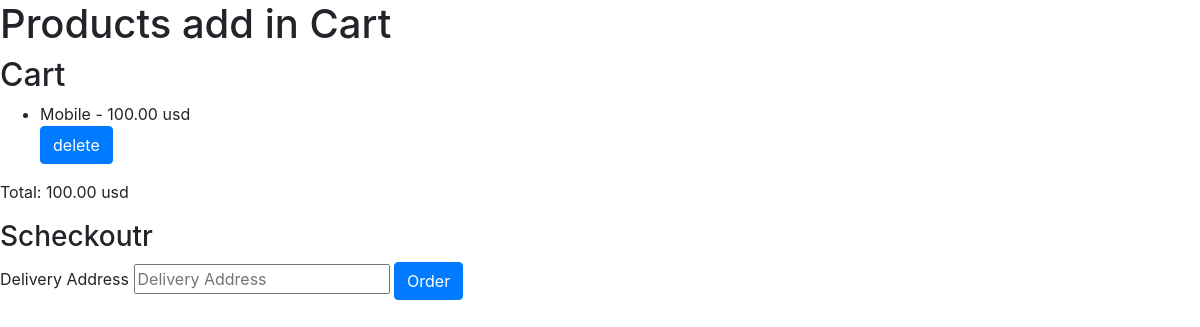
/card/ (signed in), run on the app's committed database.
### users/models.py (models this page shows, shortened)
class Product(models.Model):
    name = models.CharField(max_length=50)
    description = models.TextField(max_length=100)
    price = models.DecimalField(max_digits=6, decimal_places=2, validators=[MinValueValidator(0)])
    category = models.ForeignKey(Category, on_delete=models.CASCADE, related_name='products', default=True)

class Cart(models.Model):
    user = models.ForeignKey(User, on_delete=models.CASCADE)
    products = models.ManyToManyField(Product)
    def total_price(self):
        price = 0
        for p in self.products.all():
            price += p.price
        return price

### users/views.py (the view)
# urls.py: path('card/', CartView.as_view(), name='card_page'),
class CartView(View):
    def get(self,request):
        card = Cart.objects.get(user=request.user)
        return render(request, 'accounts/cart.html', context={'card': card})

### templates/accounts/cart.html (shortened to what this page needs)
<!DOCTYPE html>
<html lang="en">
<head>
    {% load static %}
    <link href="{% static 'vendor/bootstrap/css/bootstrap.min.css' %}" rel="stylesheet">
</head>
<body>
<h1>Products add in Cart </h1>
{% block content %}
<div class="cart" >
    <h2>Cart</h2>
    <ul>
        {% for item in card.products.all %}
        <form action="{% url 'delete_item_card' item.id %}" method="POST">
            <li>{{ item.name }} - {{ item.price }} usd</li>
                <button type="submit" class="btn btn-primary">delete </button>
        </form>
        {% endfor %}
    </ul>
    <p>Total: {{ card.total_price }} usd</p>
    <form action="{% url 'orders' %}" method="POST">
        <h3>Scheckoutr</h3>
        <label for="delivey">Delivery Address</label>
        <input type="text" placeholder="Delivery Address" name="delivery_addres" id="delivery_addres">
        <button type="submit" class="btn btn-primary">Order</button>
    </form>
</div>
{% endblock %}
</body>
</html>

### data on the page
Product: name "Mobile", price "100.00"
Cart: total_price "100.00"
